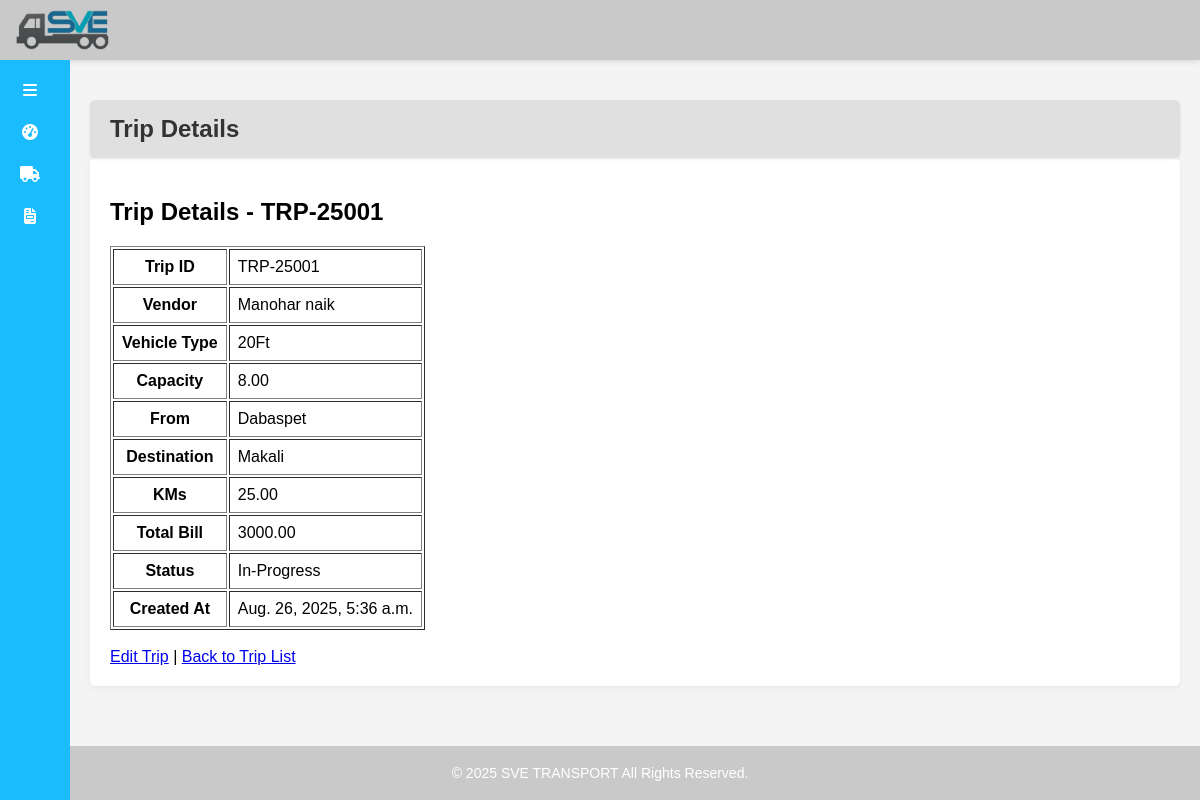
The app's page /trips/1/ with its own data.
### main/models.py (models this page shows, shortened)
class TripOutToVendor(models.Model):
    STATUS_CHOICES = [
        ('In-Progress', 'In-Progress'),
        ('Cancelled', 'Cancelled'),
        ('Closed', 'Closed'),
        ('Hold', 'Hold'),
    ]
    trip_id = models.CharField(max_length=20, unique=True, editable=False)
    vendor = models.ForeignKey(VendorMaster, on_delete=models.CASCADE, related_name="trips")
    vehicle_type = models.CharField(max_length=50)
    vehicle_capacity = models.DecimalField(max_digits=6, decimal_places=2, help_text="Capacity in MT")
    from_location = models.CharField(max_length=255)
    destination = models.CharField(max_length=255)
    kilometer = models.DecimalField(max_digits=10, decimal_places=2)
    trip_charge = models.DecimalField(max_digits=12, decimal_places=2)
    additional_charge = models.DecimalField(max_digits=12, decimal_places=2, default=0.0)
    total_bill_amount = models.DecimalField(max_digits=12, decimal_places=2)
    status = models.CharField(max_length=20, choices=STATUS_CHOICES, default="In-Progress")
    created_at = models.DateTimeField(auto_now_add=True)

class VendorMaster(models.Model):
    STATUS_CHOICES = [
        ('Active', 'Active'),
        ('Inactive', 'Inactive'),
    ]
    vendor_code = models.CharField(max_length=20, unique=True, editable=False)
    vendor_name = models.CharField(max_length=255)
    billing_address = models.TextField()
    city = models.CharField(max_length=100)
    state = models.CharField(max_length=100)
    country = models.CharField(max_length=100, default="India")
    gstn = models.CharField(max_length=20, blank=True, null=True)
    pan = models.CharField(max_length=20, blank=True, null=True)
    short_intro = models.TextField(blank=True, null=True)
    created_at = models.DateTimeField(auto_now_add=True)
    active_till = models.DateField(blank=True, null=True)
    status = models.CharField(max_length=20, choices=STATUS_CHOICES, default="Active")

### main/views.py (the view)
# urls.py: path("trips/<int:pk>/", views.trip_detail, name="trip-detail"),
def trip_detail(request, pk):
    trip = get_object_or_404(TripOutToVendor, pk=pk)
    return render(request, "trip_detail.html", {"trip": trip,'pagename':'Trip Details'})

### templates/trip_detail.html
{% extends "base.html" %}
{% block content %}
<h2>Trip Details - {{ trip.trip_id }}</h2>
<table border="1" cellpadding="8">
    <tr><th>Trip ID</th><td>{{ trip.trip_id }}</td></tr>
    <tr><th>Vendor</th><td>{{ trip.vendor.vendor_name }}</td></tr>
    <tr><th>Vehicle Type</th><td>{{ trip.vehicle_type }}</td></tr>
    <tr><th>Capacity</th><td>{{ trip.vehicle_capacity }}</td></tr>
    <tr><th>From</th><td>{{ trip.from_location }}</td></tr>
    <tr><th>Destination</th><td>{{ trip.destination }}</td></tr>
    <tr><th>KMs</th><td>{{ trip.kilometer }}</td></tr>
    <tr><th>Total Bill</th><td>{{ trip.total_bill_amount }}</td></tr>
    <tr><th>Status</th><td>{{ trip.status }}</td></tr>
    <tr><th>Created At</th><td>{{ trip.created_at }}</td></tr>
</table>
<br>
<a href="{% url 'trip-update' trip.id %}">Edit Trip</a> |
<a href="{% url 'trip-list' %}">Back to Trip List</a>
{% endblock %}

### templates/base.html (style rules this page uses)
body { margin: 0; font-family: Arial, sans-serif; background-color: #f4f4f4; }

### records on screen
TripOutToVendor: trip_id "TRP-25001", vendor.vendor_name "Manohar naik", vehicle_type "20Ft", vehicle_capacity "8.00", from_location "Dabaspet", destination "Makali", kilometer "25.00", total_bill_amount "3000.00", status "In-Progress", created_at "Aug. 26, 2025, 5:36 a.m."

### other values on screen
{{ pagename }} "Trip Details"
